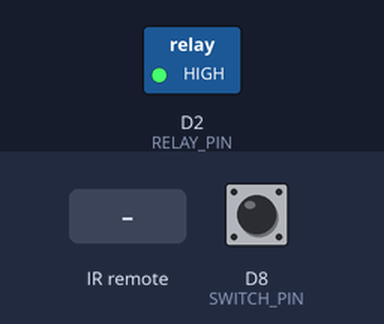
The program below on a simulated Seeed XIAO (SAMD21). Shown: switched loads named in the program (green lamp = pin HIGH). The test bench sets the inputs (shaded band); at power-on: D8 (SWITCH_PIN) HIGH.

Above: at 1.2 s.
1.3 s: D8 (SWITCH_PIN) pulled LOW for 0.15 s
At 1.37 s:
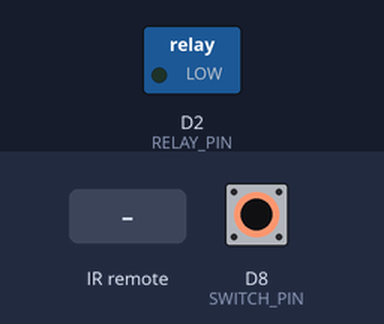
2.9 s: D8 (SWITCH_PIN) pulled LOW for 3.2 s
At 7.3 s:
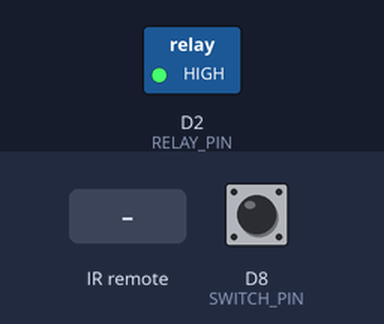
7.6 s: infrared code 0x0 received
At 8.6 s:
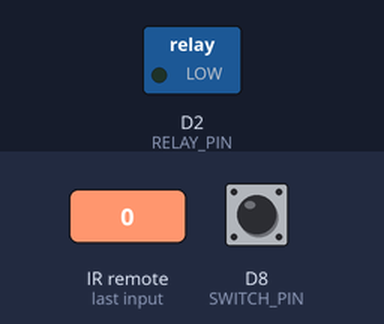
Timing chart, 0 to 10.6 s (numbered marks = the images above; inputs shaded):
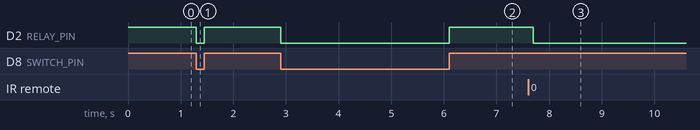

Measured:
- after the input at 1.3 s, D2 (RELAY_PIN): HIGH → LOW at once, → HIGH 0.15 s later
- after the input at 2.9 s, D2 (RELAY_PIN): HIGH → LOW at once, → HIGH 3.2 s later
- after the input at 7.6 s, D2 (RELAY_PIN): HIGH → LOW after 0.10 s

The program:

main.cpp
```cpp
#include <Arduino.h>
#include <IRremote.h>

//relay pin assignment
#define RELAY_PIN 2
//light switch pin assignment
#define SWITCH_PIN 8
//IF receiver pin assignment
#define IR_RECEIVE_PIN 7
//for light switch sate
int switching_state;

void setup() {
  // set pin for the light switch
  pinMode(SWITCH_PIN, INPUT_PULLUP);
  pinMode(RELAY_PIN, OUTPUT);

  // set Relay to HIGh every powerloss or reboot (arduino xiao high = off)
  digitalWrite(RELAY_PIN, HIGH);

  IrReceiver.begin(IR_RECEIVE_PIN, DISABLE_LED_FEEDBACK);

  //set switching state on light switch
  if(digitalRead(SWITCH_PIN) == HIGH){
    switching_state = 1;
  }
  else{
    switching_state = 0;
  }
}

//turning Relay high or low (on/off)
void actuateRelay() {
  if(digitalRead(RELAY_PIN) == HIGH){
    digitalWrite(RELAY_PIN, LOW);
  }
  else{
    digitalWrite(RELAY_PIN, HIGH);
  }
}

void loop() {

  //check if light switch state
  if ((switching_state == 1) && (digitalRead(SWITCH_PIN) == LOW)){
    //actuate the relay (on or off)
    actuateRelay();
    //flip state
    switching_state = 0;
  }

  if ((switching_state == 0) && (digitalRead(SWITCH_PIN) == HIGH)){
    actuateRelay();
    switching_state = 1;
  }

  if (IrReceiver.decode()) {
    //compensate double sending by my remote
    delay(100);
    // My remote only transmit 0x0 hex commands
    if (IrReceiver.decodedIRData.command == 0x0) {
        // do something
        actuateRelay();
    }
  }
  //allow another IR command to be receive
  IrReceiver.resume();
}
```
